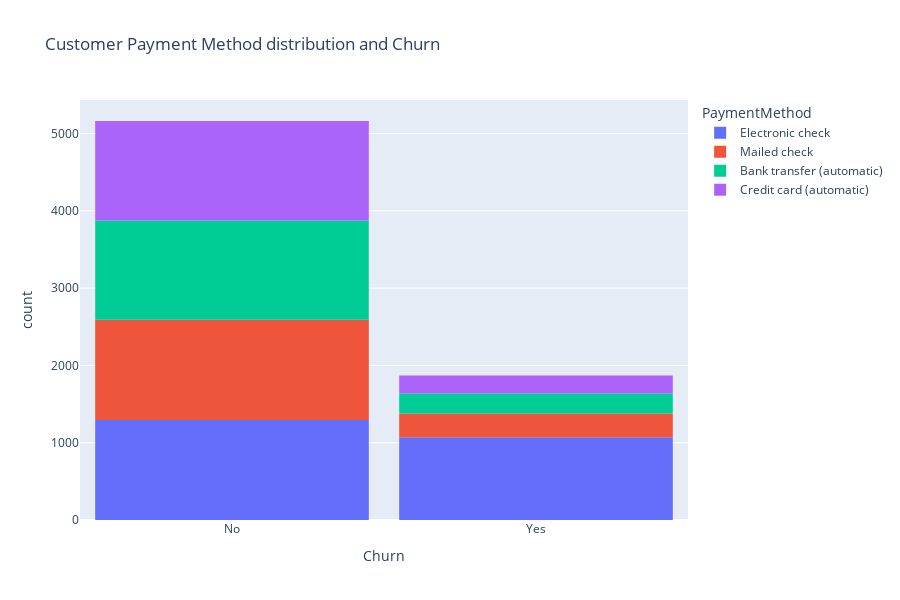

Here is the notebook cell this chart was saved with:
### Markdown cell above
# Observation: Customer Churn and Payment Method
- Of the 15% of customers who churned used Electronic check as their payment method. This far exceeds the other categories of customers who churned which were almost identical.

### Code cell
fig = px.histogram(df, x="Churn", color="PaymentMethod", title="Customer Payment Method distribution and Churn")
fig.update_layout(width=900, height=600, bargap=0.1)
fig.show()

### Figure 1 — Plotly figure (JSON) as saved in the notebook; plotly's stock layout.template omitted (floating-point values rounded to 4 significant figures; data arrays with more than 128 entries replaced by an {"elided": "..."} marker saying what was removed)
{"data": [{"alignmentgroup": "True", "bingroup": "x", "hovertemplate": "PaymentMethod=Electronic check<br>Churn=%{x}<br>count=%{y}<extra></extra>", "legendgroup": "Electronic check", "marker": {"color": "#636efa", "pattern": {"shape": ""}}, "name": "Electronic check", "offsetgroup": "Electronic check", "orientation": "v", "showlegend": true, "type": "histogram", "x": {"elided": "2365 str values"}, "xaxis": "x", "yaxis": "y"}, {"alignmentgroup": "True", "bingroup": "x", "hovertemplate": "PaymentMethod=Mailed check<br>Churn=%{x}<br>count=%{y}<extra></extra>", "legendgroup": "Mailed check", "marker": {"color": "#EF553B", "pattern": {"shape": ""}}, "name": "Mailed check", "offsetgroup": "Mailed check", "orientation": "v", "showlegend": true, "type": "histogram", "x": {"elided": "1604 str values"}, "xaxis": "x", "yaxis": "y"}, {"alignmentgroup": "True", "bingroup": "x", "hovertemplate": "PaymentMethod=Bank transfer (automatic)<br>Churn=%{x}<br>count=%{y}<extra></extra>", "legendgroup": "Bank transfer (automatic)", "marker": {"color": "#00cc96", "pattern": {"shape": ""}}, "name": "Bank transfer (automatic)", "offsetgroup": "Bank transfer (automatic)", "orientation": "v", "showlegend": true, "type": "histogram", "x": {"elided": "1542 str values"}, "xaxis": "x", "yaxis": "y"}, {"alignmentgroup": "True", "bingroup": "x", "hovertemplate": "PaymentMethod=Credit card (automatic)<br>Churn=%{x}<br>count=%{y}<extra></extra>", "legendgroup": "Credit card (automatic)", "marker": {"color": "#ab63fa", "pattern": {"shape": ""}}, "name": "Credit card (automatic)", "offsetgroup": "Credit card (automatic)", "orientation": "v", "showlegend": true, "type": "histogram", "x": {"elided": "1521 str values"}, "xaxis": "x", "yaxis": "y"}], "layout": {"bargap": 0.1, "barmode": "relative", "height": 600, "legend": {"title": {"text": "PaymentMethod"}, "tracegroupgap": 0}, "title": {"text": "Customer Payment Method distribution and Churn"}, "width": 900, "xaxis": {"anchor": "y", "domain": [0, 1], "title": {"text": "Churn"}}, "yaxis": {"anchor": "x", "domain": [0, 1], "title": {"text": "count"}}}}
